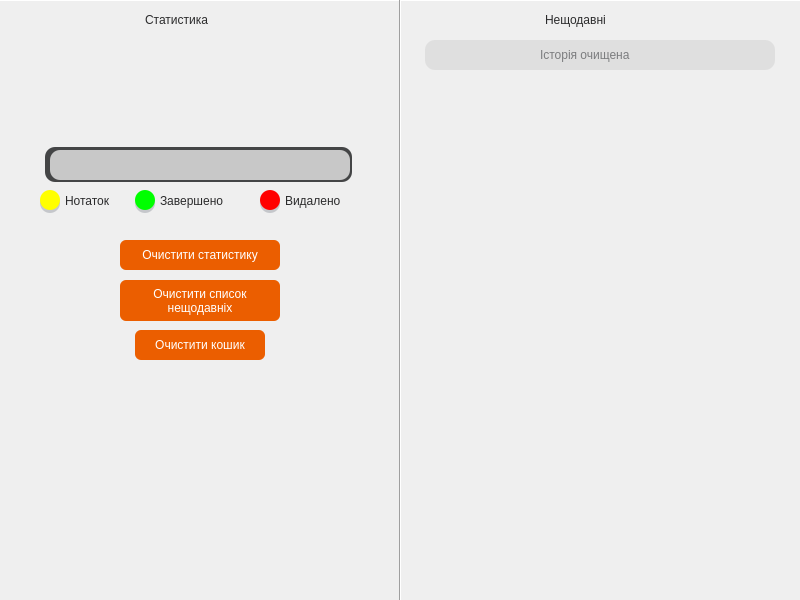
<?xml version="1.0" encoding="UTF-8"?>
<ui version="4.0">
 <class>FolderWindow</class>
 <widget class="QDialog" name="FolderWindow">
  <property name="geometry">
   <rect>
    <x>0</x>
    <y>0</y>
    <width>800</width>
    <height>600</height>
   </rect>
  </property>
  <property name="windowTitle">
   <string>Статистика</string>
  </property>
  <widget class="Line" name="line">
   <property name="geometry">
    <rect>
     <x>0</x>
     <y>-10</y>
     <width>2051</width>
     <height>21</height>
    </rect>
   </property>
   <property name="orientation">
    <enum>Qt::Horizontal</enum>
   </property>
  </widget>
  <widget class="Line" name="line_2">
   <property name="geometry">
    <rect>
     <x>390</x>
     <y>-30</y>
     <width>20</width>
     <height>641</height>
    </rect>
   </property>
   <property name="orientation">
    <enum>Qt::Vertical</enum>
   </property>
  </widget>
  <widget class="QLabel" name="label">
   <property name="geometry">
    <rect>
     <x>545</x>
     <y>10</y>
     <width>110</width>
     <height>20</height>
    </rect>
   </property>
   <property name="styleSheet">
    <string notr="true">
border: none;
font: 16pt &quot;Britannic Bold&quot;;
color: rgb(43, 43, 44);</string>
   </property>
   <property name="text">
    <string>Нещодавні</string>
   </property>
  </widget>
  <widget class="QLineEdit" name="EmptyLine">
   <property name="enabled">
    <bool>false</bool>
   </property>
   <property name="geometry">
    <rect>
     <x>425</x>
     <y>40</y>
     <width>350</width>
     <height>30</height>
    </rect>
   </property>
   <property name="statusTip">
    <string/>
   </property>
   <property name="styleSheet">
    <string notr="true">border-radius: 10px;
background-color: rgb(223, 223, 223);
border: none;</string>
   </property>
  </widget>
  <widget class="QLabel" name="EmptyText">
   <property name="geometry">
    <rect>
     <x>540</x>
     <y>47</y>
     <width>120</width>
     <height>16</height>
    </rect>
   </property>
   <property name="styleSheet">
    <string notr="true">
border: none;
font: 12pt &quot;Britannic Bold&quot;;
color: rgb(123, 124, 126);</string>
   </property>
   <property name="text">
    <string>Історія очищена</string>
   </property>
  </widget>
  <widget class="QLabel" name="label_2">
   <property name="geometry">
    <rect>
     <x>145</x>
     <y>10</y>
     <width>110</width>
     <height>20</height>
    </rect>
   </property>
   <property name="styleSheet">
    <string notr="true">
border: none;
font: 16pt &quot;Britannic Bold&quot;;
color: rgb(43, 43, 44);</string>
   </property>
   <property name="text">
    <string>Статистика</string>
   </property>
  </widget>
  <widget class="QPushButton" name="clearButton">
   <property name="geometry">
    <rect>
     <x>120</x>
     <y>240</y>
     <width>160</width>
     <height>30</height>
    </rect>
   </property>
   <property name="styleSheet">
    <string notr="true">QPushButton {
background-color: rgb(235, 94, 0);
border-radius: 6px;
color: white;
font: 11pt &quot;Britannic Bold&quot;;
}
QPushButton:hover {
background-color: rgb(200, 60, 0);
}
</string>
   </property>
   <property name="text">
    <string>Очистити статистику</string>
   </property>
  </widget>
  <widget class="QPushButton" name="clearLastButton">
   <property name="geometry">
    <rect>
     <x>120</x>
     <y>280</y>
     <width>160</width>
     <height>41</height>
    </rect>
   </property>
   <property name="styleSheet">
    <string notr="true">QPushButton {
background-color: rgb(235, 94, 0);
border-radius: 6px;
color: white;
font: 11pt &quot;Britannic Bold&quot;;
}
QPushButton:hover {
background-color: rgb(200, 60, 0);
}
</string>
   </property>
   <property name="text">
    <string>Очистити список
нещодавніх</string>
   </property>
  </widget>
  <widget class="QPushButton" name="clearBasketButton">
   <property name="geometry">
    <rect>
     <x>135</x>
     <y>330</y>
     <width>130</width>
     <height>30</height>
    </rect>
   </property>
   <property name="styleSheet">
    <string notr="true">QPushButton {
background-color: rgb(235, 94, 0);
border-radius: 6px;
color: white;
font: 11pt &quot;Britannic Bold&quot;;
}
QPushButton:hover {
background-color: rgb(200, 60, 0);
}
</string>
   </property>
   <property name="text">
    <string>Очистити кошик</string>
   </property>
  </widget>
  <widget class="QLineEdit" name="diagrama">
   <property name="enabled">
    <bool>false</bool>
   </property>
   <property name="geometry">
    <rect>
     <x>50</x>
     <y>150</y>
     <width>300</width>
     <height>30</height>
    </rect>
   </property>
   <property name="styleSheet">
    <string notr="true">border-radius: 10px;
background-color: rgb(200, 200, 200);
</string>
   </property>
  </widget>
  <widget class="QLineEdit" name="diagrama_2">
   <property name="enabled">
    <bool>false</bool>
   </property>
   <property name="geometry">
    <rect>
     <x>45</x>
     <y>147</y>
     <width>307</width>
     <height>35</height>
    </rect>
   </property>
   <property name="styleSheet">
    <string notr="true">border-radius: 10px;
background-color: rgb(68, 69, 70);
</string>
   </property>
  </widget>
  <widget class="QLineEdit" name="diagrama_3">
   <property name="enabled">
    <bool>false</bool>
   </property>
   <property name="geometry">
    <rect>
     <x>40</x>
     <y>190</y>
     <width>20</width>
     <height>20</height>
    </rect>
   </property>
   <property name="styleSheet">
    <string notr="true">border-radius: 10px;
background-color: rgb(255, 255, 0);
border: none;</string>
   </property>
  </widget>
  <widget class="QLineEdit" name="diagrama_4">
   <property name="enabled">
    <bool>false</bool>
   </property>
   <property name="geometry">
    <rect>
     <x>135</x>
     <y>190</y>
     <width>20</width>
     <height>20</height>
    </rect>
   </property>
   <property name="styleSheet">
    <string notr="true">border-radius: 10px;
background-color: rgb(0, 255, 0);
border: none;</string>
   </property>
  </widget>
  <widget class="QLineEdit" name="diagrama_5">
   <property name="enabled">
    <bool>false</bool>
   </property>
   <property name="geometry">
    <rect>
     <x>260</x>
     <y>190</y>
     <width>20</width>
     <height>20</height>
    </rect>
   </property>
   <property name="styleSheet">
    <string notr="true">border-radius: 10px;
background-color: rgb(255, 0, 0);
border: none;</string>
   </property>
  </widget>
  <widget class="QLabel" name="label_3">
   <property name="geometry">
    <rect>
     <x>65</x>
     <y>191</y>
     <width>60</width>
     <height>20</height>
    </rect>
   </property>
   <property name="styleSheet">
    <string notr="true">
border: none;
font: 12pt &quot;Britannic Bold&quot;;
color: rgb(43, 43, 44);</string>
   </property>
   <property name="text">
    <string>Нотаток</string>
   </property>
  </widget>
  <widget class="QLabel" name="label_4">
   <property name="geometry">
    <rect>
     <x>160</x>
     <y>191</y>
     <width>90</width>
     <height>20</height>
    </rect>
   </property>
   <property name="styleSheet">
    <string notr="true">
border: none;
font: 12pt &quot;Britannic Bold&quot;;
color: rgb(43, 43, 44);</string>
   </property>
   <property name="text">
    <string>Завершено</string>
   </property>
  </widget>
  <widget class="QLabel" name="label_5">
   <property name="geometry">
    <rect>
     <x>285</x>
     <y>191</y>
     <width>80</width>
     <height>20</height>
    </rect>
   </property>
   <property name="styleSheet">
    <string notr="true">
border: none;
font: 12pt &quot;Britannic Bold&quot;;
color: rgb(43, 43, 44);</string>
   </property>
   <property name="text">
    <string>Видалено</string>
   </property>
  </widget>
  <widget class="QLineEdit" name="diagrama_6">
   <property name="enabled">
    <bool>false</bool>
   </property>
   <property name="geometry">
    <rect>
     <x>40</x>
     <y>193</y>
     <width>20</width>
     <height>20</height>
    </rect>
   </property>
   <property name="styleSheet">
    <string notr="true">border-radius: 10px;
background-color: rgb(197, 199, 203);
border: none;</string>
   </property>
  </widget>
  <widget class="QLineEdit" name="diagrama_7">
   <property name="enabled">
    <bool>false</bool>
   </property>
   <property name="geometry">
    <rect>
     <x>135</x>
     <y>193</y>
     <width>20</width>
     <height>20</height>
    </rect>
   </property>
   <property name="styleSheet">
    <string notr="true">border-radius: 10px;
background-color: rgb(197, 199, 203);
border: none;</string>
   </property>
  </widget>
  <widget class="QLineEdit" name="diagrama_8">
   <property name="enabled">
    <bool>false</bool>
   </property>
   <property name="geometry">
    <rect>
     <x>260</x>
     <y>193</y>
     <width>20</width>
     <height>20</height>
    </rect>
   </property>
   <property name="styleSheet">
    <string notr="true">border-radius: 10px;
background-color: rgb(197, 199, 203);
border: none;</string>
   </property>
  </widget>
  <zorder>diagrama_7</zorder>
  <zorder>diagrama_8</zorder>
  <zorder>diagrama_6</zorder>
  <zorder>diagrama_2</zorder>
  <zorder>line</zorder>
  <zorder>line_2</zorder>
  <zorder>label</zorder>
  <zorder>EmptyLine</zorder>
  <zorder>EmptyText</zorder>
  <zorder>label_2</zorder>
  <zorder>clearButton</zorder>
  <zorder>clearLastButton</zorder>
  <zorder>clearBasketButton</zorder>
  <zorder>diagrama</zorder>
  <zorder>diagrama_3</zorder>
  <zorder>diagrama_4</zorder>
  <zorder>diagrama_5</zorder>
  <zorder>label_3</zorder>
  <zorder>label_4</zorder>
  <zorder>label_5</zorder>
 </widget>
 <resources/>
 <connections/>
</ui>
